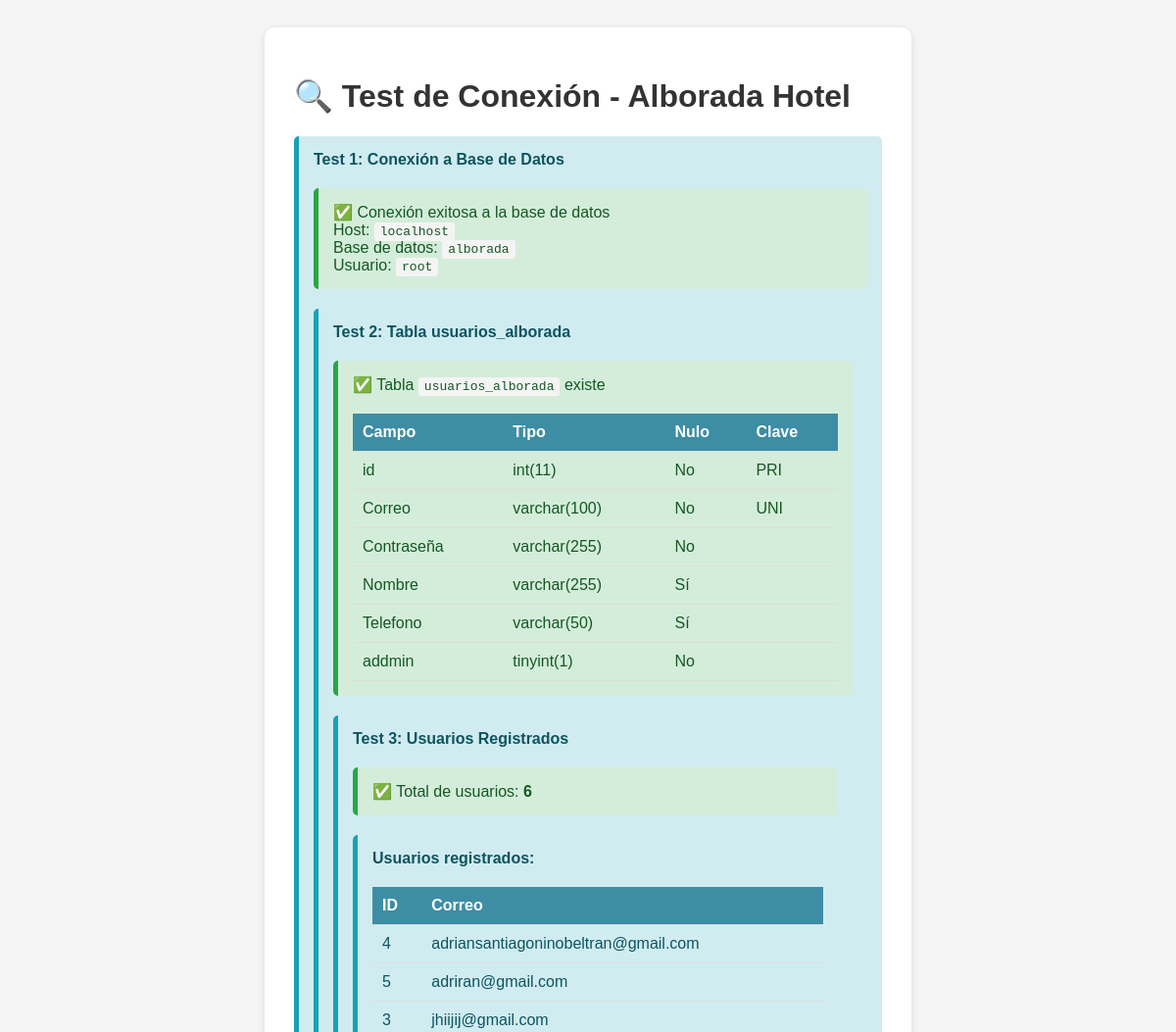
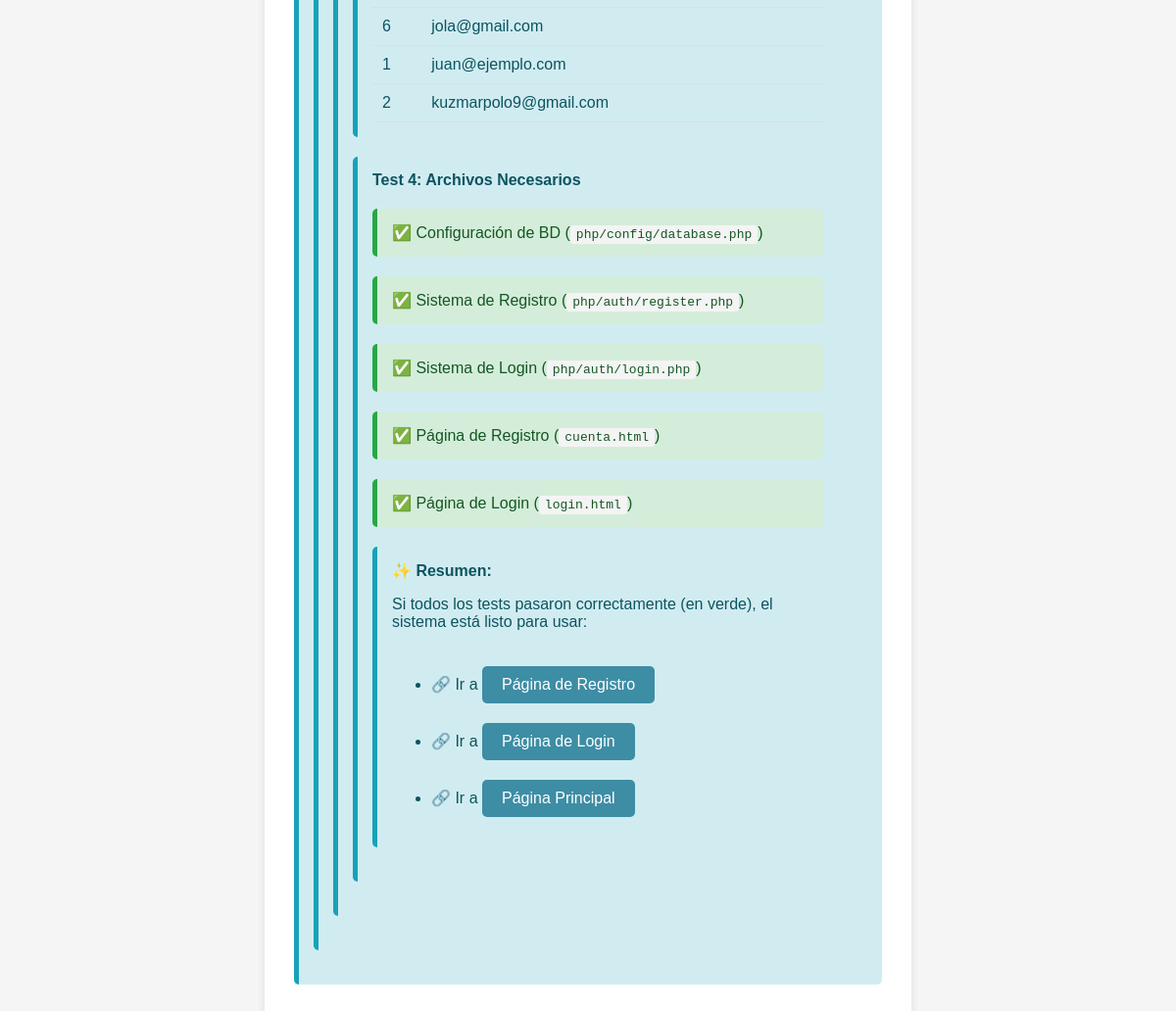
The app's page /update_5_02_2026/test_conexion.php with its own data (2 pictures, top to bottom).
### tables this page shows
CREATE TABLE `usuarios_alborada` (
  `id` int(11) NOT NULL,
  `Correo` varchar(100) NOT NULL,
  `Contraseña` varchar(255) NOT NULL,
  `Nombre` varchar(255) DEFAULT NULL,
  `Telefono` varchar(50) DEFAULT NULL,
  `addmin` tinyint(1) NOT NULL DEFAULT 0
);

### update_5_02_2026/test_conexion.php (the view, shortened to what this page needs)
<!DOCTYPE html>
<html lang="es">
<head>
</head>
<body>
    <div class="container">
        <h1>🔍 Test de Conexión - Alborada Hotel</h1>
        <?php
        echo '<div class="test-result info">';
        echo '<strong>Test 1: Conexión a Base de Datos</strong><br>';
        try {
            $database = new Database();
            $db = $database->getConnection();
            if ($db) {
                echo '<div class="test-result success">';
                echo '✅ Conexión exitosa a la base de datos<br>';
                echo 'Host: <code>localhost</code><br>';
                echo 'Base de datos: <code>alborada</code><br>';
                echo 'Usuario: <code>root</code>';
                echo '</div>';
            }
        } catch (Exception $e) {
            echo '<div class="test-result error">';
            echo '❌ Error de conexión: ' . $e->getMessage();
            echo '</div>';
            die();
        }
        echo '<div class="test-result info">';
        echo '<strong>Test 2: Tabla usuarios_alborada</strong><br>';
        try {
            $query = "SHOW TABLES LIKE 'usuarios_alborada'";
            $stmt = $db->prepare($query);
            $stmt->execute();
            if ($stmt->rowCount() > 0) {
                echo '<div class="test-result success">';
                echo '✅ Tabla <code>usuarios_alborada</code> existe<br>';
                $structQuery = "DESCRIBE usuarios_alborada";
                $structStmt = $db->prepare($structQuery);
                $structStmt->execute();
                $columns = $structStmt->fetchAll(PDO::FETCH_ASSOC);
                echo '<table>';
                echo '<tr><th>Campo</th><th>Tipo</th><th>Nulo</th><th>Clave</th></tr>';
                foreach ($columns as $col) {
                    echo '<tr>';
                    echo '<td>' . $col['Field'] . '</td>';
                    echo '<td>' . $col['Type'] . '</td>';
                    echo '<td>' . ($col['Null'] === 'YES' ? 'Sí' : 'No') . '</td>';
                    echo '<td>' . $col['Key'] . '</td>';
                    echo '</tr>';
                }
                echo '</table>';
                echo '</div>';
            } else {
                echo '<div class="test-result error">';
                echo '❌ Tabla <code>usuarios_alborada</code> NO existe';
                echo '</div>';
            }
        } catch (Exception $e) {
            echo '<div class="test-result error">';
            echo '❌ Error: ' . $e->getMessage();
            echo '</div>';
        }
        echo '<div class="test-result info">';
        echo '<strong>Test 3: Usuarios Registrados</strong><br>';
        try {
            $query = "SELECT COUNT(*) as total FROM usuarios_alborada";
            $stmt = $db->prepare($query);
            $stmt->execute();
            $result = $stmt->fetch(PDO::FETCH_ASSOC);
            echo '<div class="test-result success">';
            echo '✅ Total de usuarios: <strong>' . $result['total'] . '</strong>';
            echo '</div>';
            if ($result['total'] > 0) {
                echo '<div class="test-result info">';
                echo '<strong>Usuarios registrados:</strong><br>';
                $listQuery = "SELECT id, Correo FROM usuarios_alborada";
                $listStmt = $db->prepare($listQuery);
                $listStmt->execute();
                $users = $listStmt->fetchAll(PDO::FETCH_ASSOC);
                echo '<table>';
                echo '<tr><th>ID</th><th>Correo</th></tr>';
                foreach ($users as $user) {
                    echo '<tr><td>' . $user['id'] . '</td><td>' . $user['Correo'] . '</td></tr>';
                }
                echo '</table>';
                echo '</div>';
            }
        } catch (Exception $e) {
            echo '<div class="test-result error">';
            echo '❌ Error: ' . $e->getMessage();
            echo '</div>';
        }
        echo '<div class="test-result info">';
        echo '<strong>Test 4: Archivos Necesarios</strong><br>';
        $files = [
            'php/config/database.php' => 'Configuración de BD',
            'php/auth/register.php' => 'Sistema de Registro',
            'php/auth/login.php' => 'Sistema de Login',
            'cuenta.html' => 'Página de Registro',
            'login.html' => 'Página de Login'
        ];
        foreach ($files as $file => $desc) {
            $path = __DIR__ . '/' . $file;
            if (file_exists($path)) {
                echo '<div class="test-result success">✅ ' . $desc . ' (<code>' . $file . '</code>)</div>';
            } else {
                echo '<div class="test-result error">❌ ' . $desc . ' (<code>' . $file . '</code>) - NO ENCONTRADO</div>';
            }
        }
        ?>
        <div class="test-result info">
            <strong>✨ Resumen:</strong><br>
            <p>Si todos los tests pasaron correctamente (en verde), el sistema está listo para usar:</p>
            <ul>
                <li>🔗 Ir a <a href="cuenta.html" class="button">Página de Registro</a></li>
                <li>🔗 Ir a <a href="login.html" class="button">Página de Login</a></li>
                <li>🔗 Ir a <a href="index.html" class="button">Página Principal</a></li>
            </ul>
        </div>
    </div>
</body>
</html>

### update_5_02_2026/test_conexion.php (style rules this page uses)
body { font-family: Arial, sans-serif; padding: 20px; background: #f5f5f5; }
.container { max-width: 600px; margin: 0 auto; background: white; padding: 30px; border-radius: 10px; box-shadow: 0 2px 10px rgba(0,0,0,0.1); }
h1 { color: #333; }
.test-result { margin: 20px 0; padding: 15px; border-radius: 5px; border-left: 5px solid #ddd; }
.success { background: #d4edda; border-left-color: #28a745; color: #155724; }
.info { background: #d1ecf1; border-left-color: #17a2b8; color: #0c5460; }
code { background: #f4f4f4; padding: 2px 6px; border-radius: 3px; font-family: monospace; }
table { width: 100%; border-collapse: collapse; margin-top: 20px; }
table th, table td { padding: 10px; text-align: left; border-bottom: 1px solid #ddd; }
table th { background: #3d8da5; color: white; }
.button { display: inline-block; padding: 10px 20px; background: #3d8da5; color: white; text-decoration: none; border-radius: 5px; margin-top: 20px; }

### records on screen
usuarios_alborada: id "4", Correo "adriansantiagoninobeltran@gmail.com"
usuarios_alborada: id "5", Correo "adriran@gmail.com"
usuarios_alborada: id "3", Correo "jhiijij@gmail.com"
usuarios_alborada: id "6", Correo "jola@gmail.com"
usuarios_alborada: id "1", Correo "juan@ejemplo.com"
usuarios_alborada: id "2", Correo "kuzmarpolo9@gmail.com"

### other values on screen
$col['Field'] "id"
$col['Type'] "int(11)"
$col['Key'] "PRI"
$col['Field'] "Correo"
$col['Type'] "varchar(100)"
$col['Key'] "UNI"
$col['Field'] "Contraseña"
$col['Type'] "varchar(255)"
$col['Field'] "Nombre"
$col['Field'] "Telefono"
$col['Type'] "varchar(50)"
$col['Field'] "addmin"
$col['Type'] "tinyint(1)"
$result['total'] "6"
$desc "Configuración de BD"
